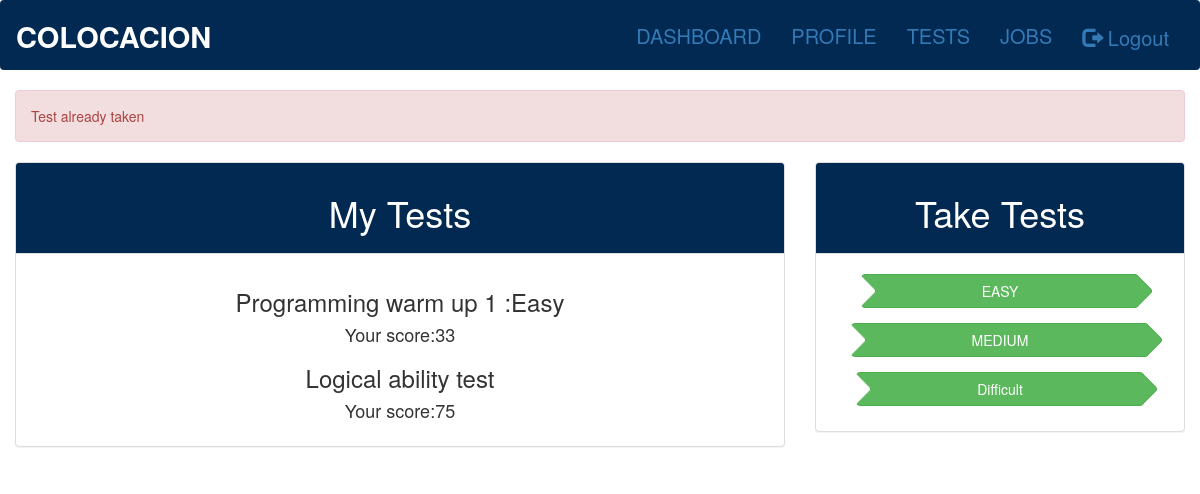
Screenshot of /users/taketests/easy/ (signed in) with the database file from the repository.
### users/models.py (models this page shows)
class TestsTaken(models.Model):
	email = models.ForeignKey(UserDetails, on_delete=models.CASCADE)
	test_id = models.ForeignKey(Tests, on_delete=models.CASCADE)
	marks_obtained = models.IntegerField(default=0)

class Tests(models.Model):
	LEVELS=(
		('easy','easy'),
		('medium','medium'),
		('difficult','difficult'),
		)
	test_id = models.AutoField(primary_key=True)
	title = models.CharField(max_length=300, blank=False)
	level = models.CharField(max_length=10,choices=LEVELS)
	total_marks = models.IntegerField()
	def __str__(self):
		return self.title

### users/views.py (the view)
# urls.py: url(r'^taketests/(?P<tlevel>[a-z]+)/$', views.taketests, name='taketests'),
def taketests(request, tlevel):
	test = get_object_or_404(Tests, level=tlevel)
	if TestsTaken.objects.filter(email=request.session['email'], test_id=test.test_id).exists():
		teststaken = TestsTaken.objects.filter(email=request.session['email'])
		messages.error(request, 'Test already taken')
		return render(request,'users/tests.html',{'tests':teststaken})
	else:
		question = Questions.objects.get(test_id=test.test_id, question_id=1)
		request.session['marks'] = 0
		return render(request, 'users/taketests.html', {'question':question, 'test':test})

### users/templates/users/tests.html (shortened to what this page needs)
{% extends 'users/base.html' %}
{% block content %}
<div id="pricing" class="container-fluid">
  <div class="row slideanim">
    <div class="col-sm-8 col-xs-10">
      <div class="panel panel-default text-center">
        <div class="panel-heading" style="background-color:#012951;color:white">
          <h1>My Tests</h1>
        </div>
        <div class="panel-body">
            {% for test in tests %}
          <h3 for="test{{ forloop.counter }}">{{ test.test_id }}</h3>
          <h4>Your score:{{ test.marks_obtained }}</h4>
          {% endfor %}
        </div>
      </div>
    </div>
    <div class="col-sm-4 col-xs-2">
      <div class="panel panel-default text-center">
        <div class="panel-heading" style="background-color:#012951;color:white">
          <h1>Take Tests</h1>
        </div>
        <div class="panel-body">
          <button type="button" class="btn btn-success btn-arrow-right" onclick="location.href='{% url 'users:taketests' tlevel='easy' %}'">EASY</button>
		      <button type="button" class="btn btn-success btn-arrow-right" onclick="location.href='{% url 'users:taketests' tlevel='medium' %}'">MEDIUM</button>
					<button type="button" class="btn btn-success btn-arrow-right" onclick="location.href='{% url 'users:taketests' tlevel='difficult' %}'">Difficult</button>
        </div>
      </div>
    </div>
  </div>
</div>
{% endblock %}

### users/static/users/tests.css (style rules this page uses)
.btn { margin-top: 5px; margin-bottom:10px; }
.btn-arrow-right, .btn-arrow-left { position: relative; padding-left: 120px; padding-right: 120px; }
.btn-arrow-right { padding-left: 120px; }
.btn-arrow-right:before, .btn-arrow-right:after, .btn-arrow-left:before, .btn-arrow-left:after { content: ""; position: absolute; top: 5px; width: 22px; height: 22px; background: inherit; border: inherit; border-left-color: transparent; border-bottom-color: transparent; border-radius: 0px 4px 0px 0px; -webkit-border-radius: 0px 4px 0px 0px; -moz-border-radius: 0px 4px 0px 0px; }
.btn-arrow-right:before, .btn-arrow-right:after { transform: rotate(45deg); -webkit-transform: rotate(45deg); -moz-transform: rotate(45deg); -o-transform: rotate(45deg); -ms-transform: rotate(45deg); }
.btn-arrow-right:before, .btn-arrow-left:before { left: -11px; }
.btn-arrow-right:after, .btn-arrow-left:after { right: -11px; }
.btn-arrow-right:after, .btn-arrow-left:before { z-index: 1; }
.btn-arrow-right:before, .btn-arrow-left:after { background-color: white; }

### rows the page displays
TestsTaken: test_id "Programming warm up 1 :Easy", marks_obtained "33"
TestsTaken: test_id "Logical ability test", marks_obtained "75"

### other values shown
{{ message }} "Test already taken"
